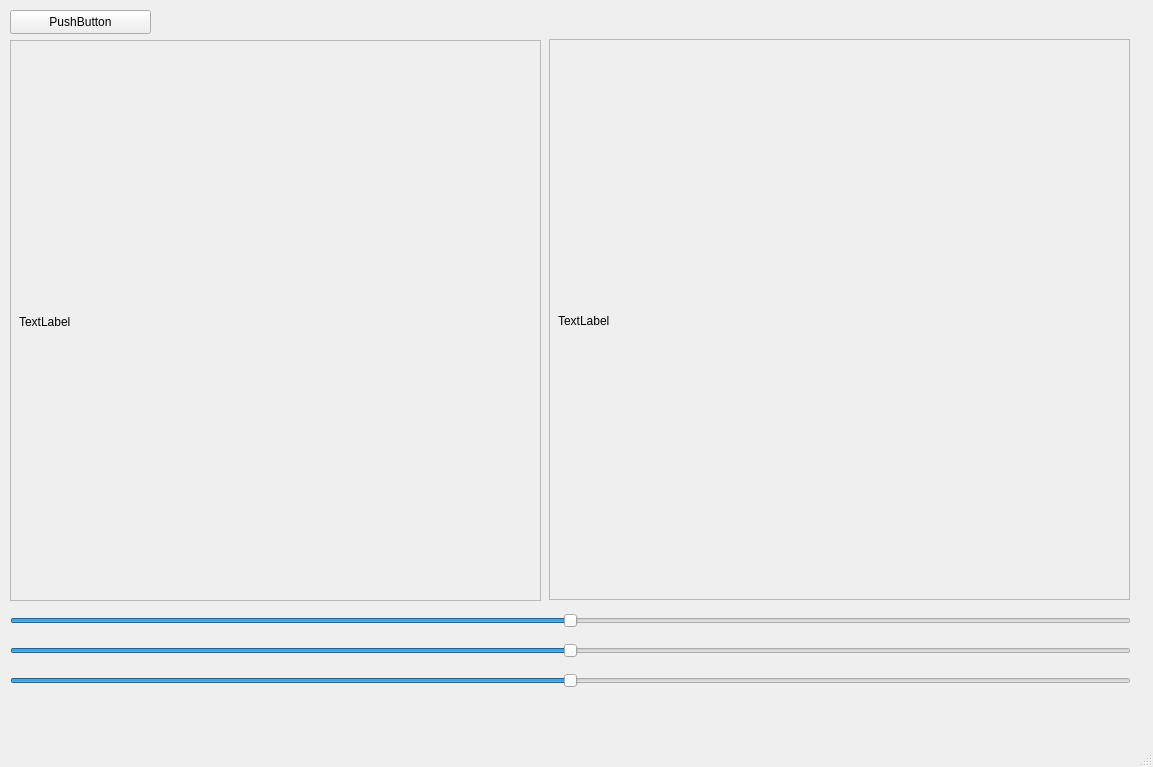
<?xml version="1.0" encoding="UTF-8"?>
<ui version="4.0">
 <class>MainWindow</class>
 <widget class="QMainWindow" name="MainWindow">
  <property name="geometry">
   <rect>
    <x>0</x>
    <y>0</y>
    <width>1153</width>
    <height>767</height>
   </rect>
  </property>
  <property name="windowTitle">
   <string>MainWindow</string>
  </property>
  <widget class="QWidget" name="centralwidget">
   <widget class="QPushButton" name="pushButton">
    <property name="geometry">
     <rect>
      <x>10</x>
      <y>10</y>
      <width>141</width>
      <height>24</height>
     </rect>
    </property>
    <property name="text">
     <string>PushButton</string>
    </property>
   </widget>
   <widget class="QScrollArea" name="scrollArea">
    <property name="geometry">
     <rect>
      <x>10</x>
      <y>40</y>
      <width>531</width>
      <height>561</height>
     </rect>
    </property>
    <property name="widgetResizable">
     <bool>true</bool>
    </property>
    <widget class="QWidget" name="scrollAreaWidgetContents">
     <property name="geometry">
      <rect>
       <x>0</x>
       <y>0</y>
       <width>529</width>
       <height>559</height>
      </rect>
     </property>
     <widget class="QLabel" name="imageLabel">
      <property name="geometry">
       <rect>
        <x>8</x>
        <y>5</y>
        <width>521</width>
        <height>551</height>
       </rect>
      </property>
      <property name="text">
       <string>TextLabel</string>
      </property>
     </widget>
    </widget>
   </widget>
   <widget class="QScrollArea" name="scrollArea_2">
    <property name="geometry">
     <rect>
      <x>549</x>
      <y>39</y>
      <width>581</width>
      <height>561</height>
     </rect>
    </property>
    <property name="widgetResizable">
     <bool>true</bool>
    </property>
    <widget class="QWidget" name="scrollAreaWidgetContents_2">
     <property name="geometry">
      <rect>
       <x>0</x>
       <y>0</y>
       <width>579</width>
       <height>559</height>
      </rect>
     </property>
     <widget class="QLabel" name="histogramLabel">
      <property name="geometry">
       <rect>
        <x>8</x>
        <y>5</y>
        <width>571</width>
        <height>551</height>
       </rect>
      </property>
      <property name="text">
       <string>TextLabel</string>
      </property>
     </widget>
    </widget>
   </widget>
   <widget class="QSlider" name="horizontalSlider">
    <property name="geometry">
     <rect>
      <x>10</x>
      <y>610</y>
      <width>1121</width>
      <height>22</height>
     </rect>
    </property>
    <property name="minimum">
     <number>-100</number>
    </property>
    <property name="maximum">
     <number>100</number>
    </property>
    <property name="orientation">
     <enum>Qt::Horizontal</enum>
    </property>
   </widget>
   <widget class="QSlider" name="horizontalSlider_2">
    <property name="geometry">
     <rect>
      <x>10</x>
      <y>640</y>
      <width>1121</width>
      <height>22</height>
     </rect>
    </property>
    <property name="minimum">
     <number>-100</number>
    </property>
    <property name="maximum">
     <number>100</number>
    </property>
    <property name="orientation">
     <enum>Qt::Horizontal</enum>
    </property>
   </widget>
   <widget class="QSlider" name="horizontalSlider_3">
    <property name="geometry">
     <rect>
      <x>10</x>
      <y>670</y>
      <width>1121</width>
      <height>22</height>
     </rect>
    </property>
    <property name="minimum">
     <number>-100</number>
    </property>
    <property name="maximum">
     <number>100</number>
    </property>
    <property name="orientation">
     <enum>Qt::Horizontal</enum>
    </property>
   </widget>
  </widget>
  <widget class="QMenuBar" name="menubar">
   <property name="geometry">
    <rect>
     <x>0</x>
     <y>0</y>
     <width>1153</width>
     <height>22</height>
    </rect>
   </property>
  </widget>
  <widget class="QStatusBar" name="statusbar"/>
 </widget>
 <resources/>
 <connections/>
</ui>
